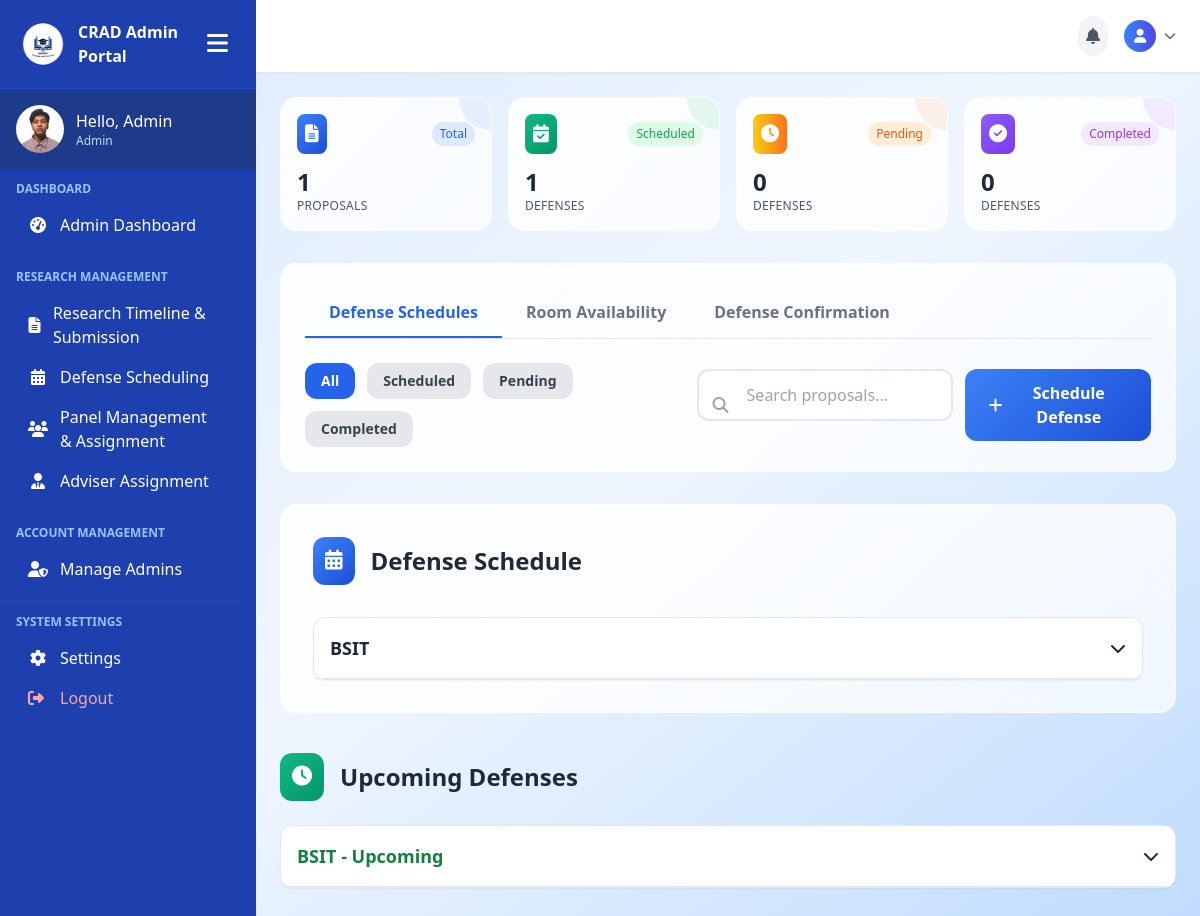
Screenshot of /admin-pages/admin-defense.php (signed in) with the database file from the repository.
### tables this page shows
CREATE TABLE `user_tbl` (
  `user_id` int(11) NOT NULL,
  `email` varchar(150) NOT NULL,
  `password` varchar(255) NOT NULL,
  `role` enum('Admin','Faculty','Student') NOT NULL DEFAULT 'Student',
  `created_at` timestamp NOT NULL DEFAULT current_timestamp()
);

CREATE TABLE `defense_schedules` (
  `id` int(11) NOT NULL,
  `group_id` int(11) DEFAULT NULL,
  `defense_date` date DEFAULT NULL,
  `start_time` time DEFAULT NULL,
  `end_time` time DEFAULT NULL,
  `room_id` int(11) DEFAULT NULL,
  `status` enum('scheduled','completed','cancelled','failed','passed') DEFAULT 'scheduled',
  `created_at` timestamp NOT NULL DEFAULT current_timestamp(),
  `defense_type` enum('pre_oral','final') DEFAULT 'pre_oral',
  `defense_result` enum('pending','passed','failed','redefense') DEFAULT 'pending',
  `parent_defense_id` int(11) DEFAULT NULL,
  `redefense_reason` text DEFAULT NULL,
  `is_redefense` tinyint(1) DEFAULT 0,
  `completed_at` timestamp NULL DEFAULT NULL
);

CREATE TABLE `groups` (
  `id` int(11) NOT NULL,
  `name` varchar(255) NOT NULL,
  `program` varchar(50) NOT NULL,
  `cluster_id` int(11) DEFAULT NULL,
  `join_code` varchar(10) DEFAULT NULL,
  `created_at` timestamp NOT NULL DEFAULT current_timestamp()
);

### admin-pages/admin-defense.php (the view, shortened to what the rows shown need)
<?php
include('../includes/connection.php');
$defense_query = "SELECT ds.*, g.name as group_name, g.program, c.cluster, r.room_name, r.building, p.title as proposal_title,
                 GROUP_CONCAT(CONCAT(pm.first_name, ' ', pm.last_name) SEPARATOR ', ') as panel_names
                 FROM defense_schedules ds
                 LEFT JOIN groups g ON ds.group_id = g.id
                 LEFT JOIN clusters c ON g.cluster_id = c.id
                 LEFT JOIN rooms r ON ds.room_id = r.id
                 LEFT JOIN proposals p ON g.id = p.group_id
                 LEFT JOIN defense_panel dp ON ds.id = dp.defense_id
                 LEFT JOIN panel_members pm ON dp.faculty_id = pm.id
                 GROUP BY ds.id
                 ORDER BY g.program, c.cluster, ds.defense_date, ds.start_time";
$defense_result = mysqli_query($conn, $defense_query);
$defense_by_program = [];
while ($schedule = mysqli_fetch_assoc($defense_result)) {
    $panel_query = "SELECT u.user_id, u.email, pm.id as panel_member_id
                   FROM defense_panel dp
                   JOIN user_tbl u ON dp.faculty_id = u.user_id
                   LEFT JOIN panel_members pm ON u.user_id = pm.id
                   WHERE dp.defense_id = '{$schedule['id']}'";
    $panel_result = mysqli_query($conn, $panel_query);
    $panel_members = [];
    while ($panel = mysqli_fetch_assoc($panel_result)) {
        $panel_members[] = $panel;
    }
    $schedule['panel_members'] = $panel_members;
    $program = $schedule['program'] ?: 'Unknown';
    $cluster = $schedule['cluster'] ?: 'No Cluster';
    $defense_by_program[$program][$cluster][] = $schedule;
}
$upcoming_query = "SELECT ds.*, g.name as group_name, g.program, c.cluster, p.title as proposal_title, r.room_name, r.building,
                 GROUP_CONCAT(CONCAT(pm.first_name, ' ', pm.last_name) SEPARATOR ', ') as panel_names
                FROM defense_schedules ds
                JOIN groups g ON ds.group_id = g.id
                LEFT JOIN clusters c ON g.cluster_id = c.id
                JOIN proposals p ON g.id = p.group_id
                LEFT JOIN rooms r ON ds.room_id = r.id
                LEFT JOIN defense_panel dp ON ds.id = dp.defense_id
                LEFT JOIN panel_members pm ON dp.faculty_id = pm.id
                WHERE CONCAT(ds.defense_date, ' ', ds.end_time) > NOW() AND ds.status = 'scheduled'
                GROUP BY ds.id
                ORDER BY g.program, c.cluster, ds.defense_date, ds.start_time";
$upcoming_result = mysqli_query($conn, $upcoming_query);
$upcoming_by_program = [];
while ($upcoming = mysqli_fetch_assoc($upcoming_result)) {
    $program = $upcoming['program'] ?: 'Unknown';
    $cluster = $upcoming['cluster'] ?: 'No Cluster';
    $upcoming_by_program[$program][$cluster][] = $upcoming;
}
?>
<!DOCTYPE html>
<html lang="en">
<head>
    <script src="https://cdn.tailwindcss.com"></script>
    <link rel="stylesheet" href="https://cdnjs.cloudflare.com/ajax/libs/font-awesome/6.0.0/css/all.min.css">
</head>
<body class="bg-gradient-to-br from-blue-100 via-blue-50 to-blue-200 text-gray-800 font-sans">
    <div class="min-h-screen flex">
        <?php include('../includes/admin-sidebar.php'); ?>
        <main class="flex-1 p-6 main-content">
            <div id="scheduleCards" class="stats-card rounded-2xl p-8 animate-scale-in">
                <div class="flex items-center mb-8">
                    <h2 class="text-2xl font-bold text-gray-800">Defense Schedule</h2>
                </div>
                <div class="space-y-6">
                    <?php foreach ($defense_by_program as $program => $clusters): ?>
                    <div class="bg-white rounded-xl shadow-sm border border-gray-200">
                        <div class="p-4 border-b border-gray-200 cursor-pointer" onclick="toggleProgram('<?php echo $program; ?>')">
                            <div class="flex items-center justify-between">
                                <h3 class="text-lg font-semibold text-gray-800"><?php echo $program; ?></h3>
                                <i class="fas fa-chevron-down transition-transform" id="icon-<?php echo $program; ?>"></i>
                            </div>
                        </div>
                    </div>
                    <?php endforeach; ?>
                </div>
            </div>
            <div class="flex items-center mt-10 mb-6">
                <h2 class="text-2xl font-bold text-gray-800">Upcoming Defenses</h2>
            </div>
            <div class="space-y-6 mb-8 animate-fade-in">
                <?php foreach ($upcoming_by_program as $program => $clusters): ?>
                <div class="bg-white rounded-xl shadow-sm border border-gray-200">
                    <div class="p-4 border-b border-gray-200 cursor-pointer" onclick="toggleUpcomingProgram('<?php echo $program; ?>')">
                        <div class="flex items-center justify-between">
                            <h3 class="text-lg font-semibold text-green-700"><?php echo $program; ?> - Upcoming</h3>
                            <i class="fas fa-chevron-down transition-transform" id="upcoming-icon-<?php echo $program; ?>"></i>
                        </div>
                    </div>
                </div>
                <?php endforeach; ?>
            </div>
        </main>
    </div>
</body>
</html>

### includes/admin-sidebar.php (shortened to what the rows shown need)
<?php
include("../includes/connection.php");
$user_id = $_SESSION['user_id'];
$sql = "SELECT role FROM user_tbl WHERE user_id = ?";
$stmt = $conn->prepare($sql);
$stmt->bind_param("i", $user_id);
$stmt->execute();
$result = $stmt->get_result();
$user = $result->fetch_assoc();
$role = $user['role'];
$greeting = "Hello, " . match($role) {
    'admin' => 'Admin',
    'student' => 'Student',
    default => 'Admin'
};
?>
<!DOCTYPE html>
<html lang="en">
<head>
    <script src="https://cdn.tailwindcss.com"></script>
    <link rel="stylesheet" href="https://cdnjs.cloudflare.com/ajax/libs/font-awesome/6.5.0/css/all.min.css">
</head>
<body>
<div class="sidebar sidebar-transition bg-blue-800 text-white flex flex-col hidden md:flex h-screen w-64" id="sidebar">
    <div class="p-4 flex items-center space-x-3 bg-blue-900">
        <div>
            <p class="font-medium profile-name"><?php echo htmlspecialchars($greeting); ?></p>
            <p class="text-xs text-blue-200 profile-role"><?php echo htmlspecialchars($role); ?></p>
        </div>
    </div>
</div>
</body>
</html>

### rows the page displays
user_tbl: role "Hello, Admin", role "Admin"
defense_schedules: group.program "BSIT"

### other values shown
$total_proposals "1"
$scheduled_defenses "1"
$pending_defenses "0"
$completed_defenses "0"
